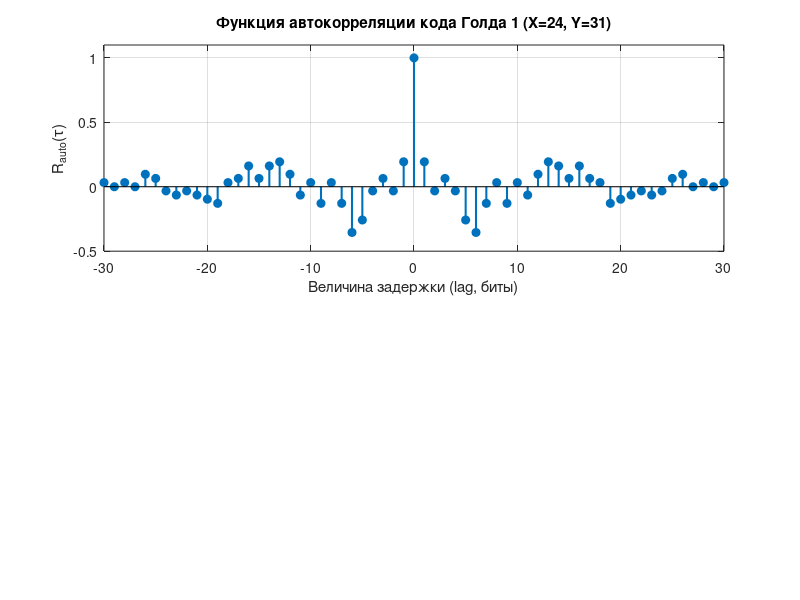

Write MATLAB code to recreate this figure. (Note: this script raises an error after producing the figure.)
% =========================================================================
% Лабораторная работа №4: Коды Голда и корреляция (Вариант 24)
% =========================================================================
clear; clc; close all;

% Исходные последовательности (X=24, Y=31 и X=25, Y=26)
gold1_bits = [1 1 1 0 0 0 0 0 1 1 1 1 1 0 1 1 0 0 1 0 0 0 1 1 0 1 1 1 1 0 1];
gold2_bits = [1 1 0 0 0 0 0 0 1 0 1 1 0 1 0 1 1 1 1 0 1 1 1 0 1 0 1 0 1 0 1];

N = length(gold1_bits); % 31 бит

% Перевод в полярный формат
s1 = 1 - 2 * gold1_bits;
s2 = 1 - 2 * gold2_bits;

% Вычисление автокорреляции и взаимной корреляции
[R_auto, lags_auto] = xcorr(s1, s1, 'normalized');
[R_cross, lags_cross] = xcorr(s1, s2, 'normalized');

zero_lag_idx = find(lags_cross == 0);
cross_corr_zero = R_cross(zero_lag_idx);

fprintf('--- Результаты в MATLAB ---\n');
fprintf('Пик автокорреляции при lag = 0 : %+.4f\n', R_auto(lags_auto == 0));
fprintf('Взаимная корреляция при lag = 0: %+.4f\n', cross_corr_zero);

figure('Name', 'Корреляционные свойства кодов Голда', 'Color', 'w', 'Position', [100, 100, 900, 600]);

subplot(2, 1, 1);
stem(lags_auto, R_auto, 'filled', 'LineWidth', 1.5, 'MarkerSize', 6, 'Color', '#0072BD');
grid on;
xlabel('Величина задержки (lag, биты)');
ylabel('R_{auto}(\tau)');
title('Функция автокорреляции кода Голда 1 (X=24, Y=31)');
xlim([-30 30]);
ylim([-0.5 1.1]);
yline(0, 'k--', 'LineWidth', 1);

subplot(2, 1, 2);
stem(lags_cross, R_cross, 'filled', 'LineWidth', 1.5, 'MarkerSize', 6, 'Color', '#D95319');
grid on;
xlabel('Величина задержки (lag, биты)');
ylabel('R_{cross}(\tau)');
title('Функция взаимной корреляции кодов Голда 1 и 2');
xlim([-30 30]);
ylim([-0.5 1.1]);
yline(0, 'k--', 'LineWidth', 1);
